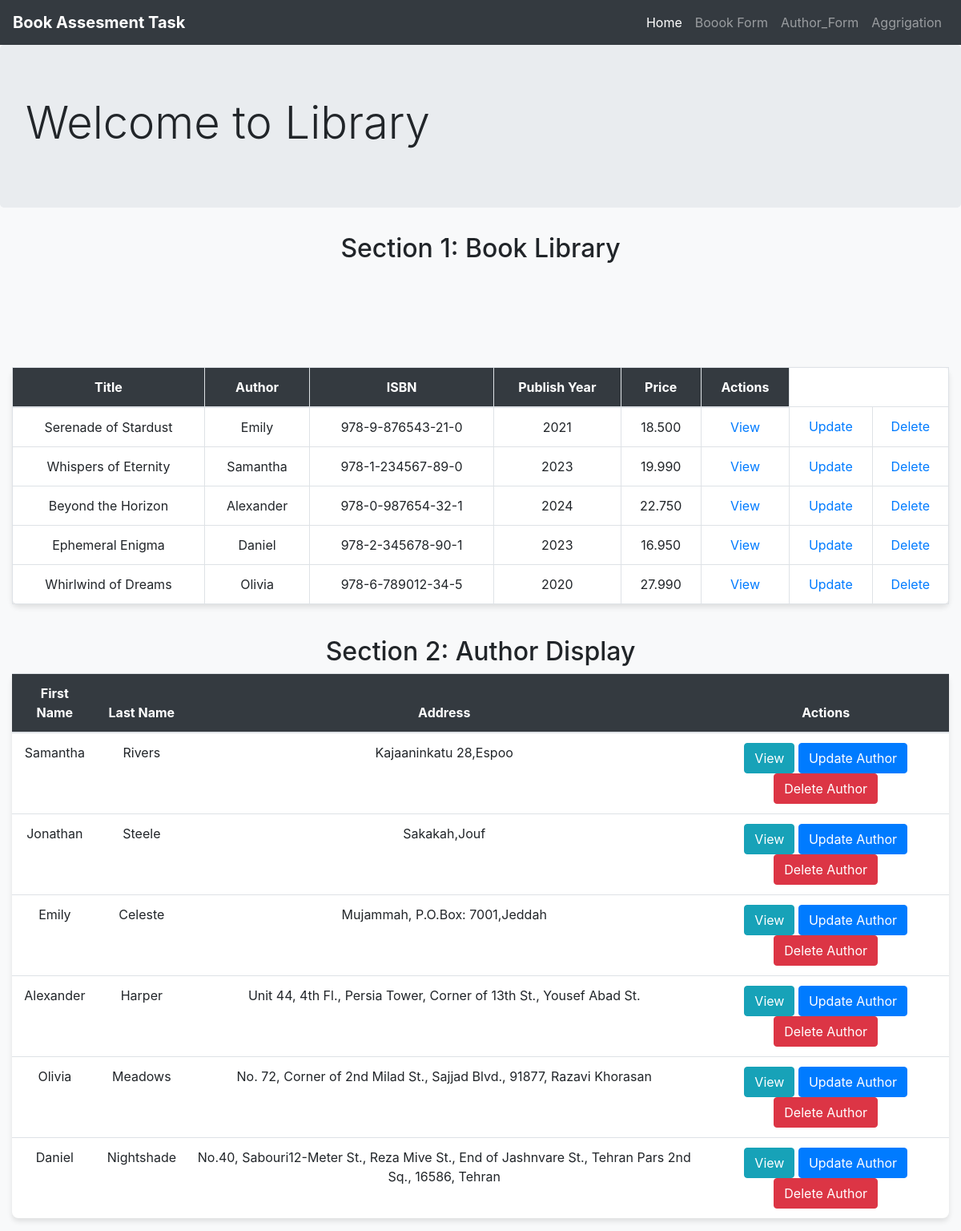
The page / on the database its author committed.
### BookLibrary/models.py (models this page shows, shortened)
class BookModel(models.Model):
    Title = models.CharField(max_length=50)
    Author = models.ForeignKey("AuthorModel", on_delete=models.CASCADE , blank = False)
    Publication_Year = models.IntegerField()
    ISBN = models.CharField(max_length=50,unique=True)
    Price = models.DecimalField(max_digits=8, decimal_places=3)

class AuthorModel(models.Model):
    First_Name = models.CharField(max_length=50)
    Last_Name = models.CharField(max_length=50)
    Address = models.CharField(max_length=200)
    def __str__(self):
        return self.First_Name

### BookLibrary/views.py (the view)
# urls.py: path('',views.index,name='index'),
def index(request):
    project = BookModel.objects.all()
    Author = AuthorModel.objects.all()
    context = {
        'project':project,
        'Author':Author,
    }
    return render(request,'index.html',context)

### templates/index.html (shortened to what this page needs)
{% include 'navbar.html' %}
<div class="container-fluid mt-4">
    <div class="row">
        <div class="col-md-12">
            <h2 class="text-center">Section 1: Book Library</h2>
            <table class="table table-bordered table-hover">
                <thead>
                    <tr>
                        <th scope="col">Title</th>
                        <th scope="col">Author</th>
                        <th scope="col">ISBN </th>
                        <th scope="col">Publish Year</th>
                        <th scope="col">Price</th>
                        <th scope="col">Actions</th>
                    </tr>
                </thead>
                <tbody>
                    <tr>
                        {% for i in project %}
                        <td>{{i.Title}}</td>
                        <td>{{i.Author}}</td>
                        <td>{{i.ISBN}}</td>
                        <td>{{i.Publication_Year}}</td>
                        <td>{{i.Price}}</td>
                        <td><a href=" {% url 'Single_Post' i.id %} ">View</a></td>
                        <td><a href=" {% url 'Update_Post' i.id %} ">Update</a></td>
                        <td><a href=" {% url 'delete' i.id %} ">Delete</a></td>
                        <br>
                    </tr>
                    {% endfor %}
                </tbody>
            </table>
        </div>
    </div>
</div>
<div class="container-fluid mt-4">
    <div class="row">
        <div class="col-md-12">
            <h2 class="text-center">Section 2: Author Display</h2>
            <table class="table">
                <thead>
                    <tr>
                        <th>First Name</th>
                        <th>Last Name</th>
                        <th>Address</th>
                        <th>Actions</th>
                    </tr>
                </thead>
                <tbody>
                    <tr>
                        {% for i in Author %}
                        <td>{{i.First_Name}}</td>
                        <td>{{i.Last_Name}}</td>
                        <td>{{i.Address}}</td>
                        <td>
                            <a href="{% url 'Single_Author' i.id %}"><button type="button" class="btn btn-info">View
                            </button></a>
                            <a href="{% url 'Update_Author' i.id%}"><button type="button" class="btn btn-primary">Update Author</button></a>
                            <a href="{% url 'delete_Author' i.id %}"><button type="button" class="btn btn-danger">Delete Author</button></a>
                        </td>
                    </tr>
                    {% endfor %}
                </tbody>
            </table>
        </div>
    </div>
</div>
</body>
</html>

### templates/navbar.html (shortened to what this page needs)
<!DOCTYPE html>
<html lang="en">
<head>
    <link rel="stylesheet" href="https://stackpath.bootstrapcdn.com/bootstrap/4.3.1/css/bootstrap.min.css">
    <link rel="stylesheet" href="static/style.css">
</head>
<body>
    <nav class="navbar navbar-expand-lg navbar-dark bg-dark">
        <a class="navbar-brand" href="{% url 'index' %}">Book Assesment Task</a>
        <div class="collapse navbar-collapse" id="navbarNav">
            <ul class="navbar-nav ml-auto">
                <li class="nav-item active">
                    <a class="nav-link" href="{% url 'index' %}">Home</a>
                </li>
                <li class="nav-item">
                    <a class="nav-link" href="{% url 'Book_Form' %}">Boook Form</a>
                </li>
                <li class="nav-item">
                    <a class="nav-link" href="{% url 'Author_Form' %}">Author_Form</a>
                </li>
                <li class="nav-item">
                    <a class="nav-link" href="{% url 'Aggrigation' %}">Aggrigation</a>
                </li>
            </ul>
        </div>
    </nav>
    <div class="jumbotron">
        <h1 class="display-4">Welcome to Library</h1>
    </div>

### static/style.css (style rules this page uses)
body { background-color: #f8f9fa; }
.navbar { background-color: #343a40; }
.navbar-brand { color: #ffffff; font-weight: bold; }
.table { background-color: #ffffff; border-radius: 8px; box-shadow: 0 4px 6px rgba(0, 0, 0, 0.1); }
th, td { text-align: center; }
th { background-color: #343a40; color: #ffffff; }
.btn-primary { background-color: #007bff; border-color: #007bff; }

### rows shown on the page
BookModel: Title "Serenade of Stardust", Author "Emily", ISBN "978-9-876543-21-0", Publication_Year "2021", Price "18.500"
BookModel: Title "Whispers of Eternity", Author "Samantha", ISBN "978-1-234567-89-0", Publication_Year "2023", Price "19.990"
BookModel: Title "Beyond the Horizon", Author "Alexander", ISBN "978-0-987654-32-1", Publication_Year "2024", Price "22.750"
BookModel: Title "Ephemeral Enigma", Author "Daniel", ISBN "978-2-345678-90-1", Publication_Year "2023", Price "16.950"
BookModel: Title "Whirlwind of Dreams", Author "Olivia", ISBN "978-6-789012-34-5", Publication_Year "2020", Price "27.990"
AuthorModel: First_Name "Samantha", Last_Name "Rivers", Address "Kajaaninkatu 28,Espoo"
AuthorModel: First_Name "Jonathan", Last_Name "Steele", Address "Sakakah,Jouf"
AuthorModel: First_Name "Emily", Last_Name "Celeste", Address "Mujammah, P.O.Box: 7001,Jeddah"
AuthorModel: First_Name "Alexander", Last_Name "Harper", Address "Unit 44, 4th Fl., Persia Tower, Corner of 13th St., Yousef Abad St."
AuthorModel: First_Name "Olivia", Last_Name "Meadows", Address "No. 72, Corner of 2nd Milad St., Sajjad Blvd., 91877, Razavi Khorasan"
AuthorModel: First_Name "Daniel", Last_Name "Nightshade", Address "No.40, Sabouri12-Meter St., Reza Mive St., End of Jashnvare St., Tehran Pars 2nd Sq., 16586, Tehran"
